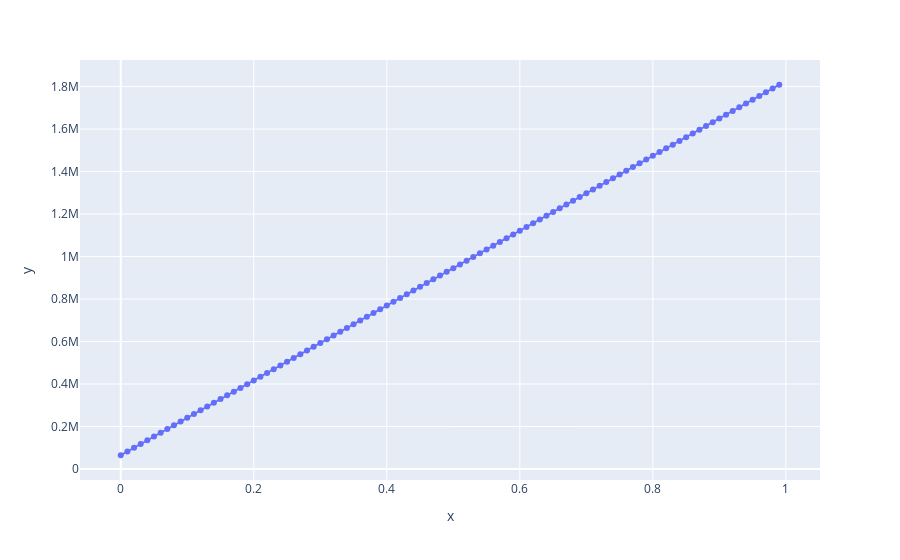

The code cell stored with this chart in its notebook:
### Code cell
px.scatter(x=x, y=y, trendline='ols')
